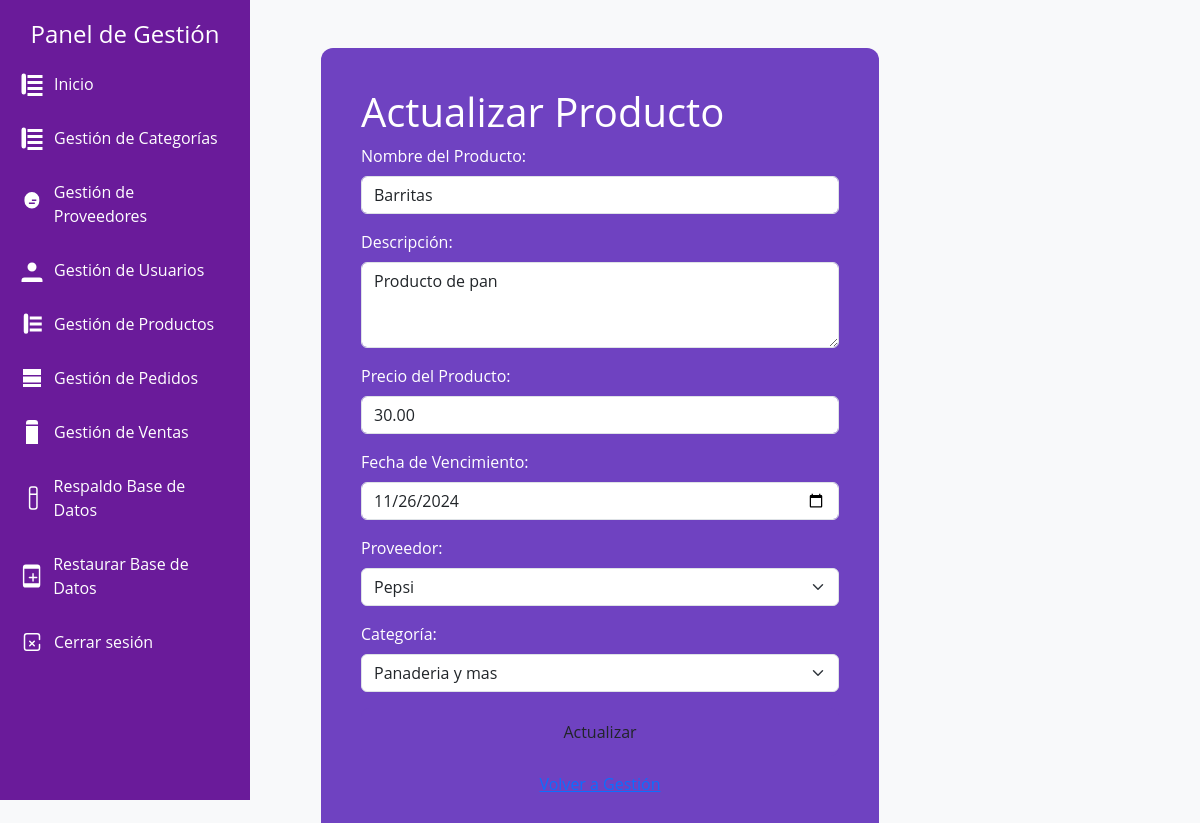
The app's page /actualizarproducto.php?id=1 with its own data.
### tables this page shows
CREATE TABLE `productos` (
  `id` int(11) NOT NULL,
  `producto` varchar(255) NOT NULL,
  `descripcion` text NOT NULL,
  `precio` decimal(10,2) NOT NULL,
  `fecha_vencimiento` date NOT NULL,
  `proveedor` int(11) NOT NULL,
  `categoria_id` int(11) NOT NULL,
  `imagen` varchar(255) DEFAULT NULL,
  `total_vendido` int(11) DEFAULT 0
);

### actualizarproducto.php (the view, shortened to what this page needs)
<?php
include 'admin_layout.php';
$id = $_GET['id'] ?? null;
$query_producto = "SELECT * FROM productos WHERE id = ?";
$stmt = $conn->prepare($query_producto);
$stmt->bind_param('i', $id);
$stmt->execute();
$result = $stmt->get_result();
if ($result->num_rows > 0) {
    $producto_data = $result->fetch_assoc();
    $producto = $producto_data['producto'] ?? '';
    $descripcion = $producto_data['descripcion'] ?? '';
    $precio = $producto_data['precio'] ?? '';
    $fecha_vencimiento = $producto_data['fecha_vencimiento'] ?? '';
    $proveedor = $producto_data['proveedor'] ?? '';
    $categoria_id = $producto_data['categoria_id'] ?? '';
} else {
    echo "Error: Producto no encontrado.";
    exit;
}
?>
<!DOCTYPE html>
<html lang="es">
<head>
    <link rel="stylesheet" href="https://cdn.jsdelivr.net/npm/bootstrap@5.3.0-alpha1/dist/css/bootstrap.min.css">
</head>
<body>
    <div class="container mt-5">
        <div class="formulario mx-auto col-lg-6 col-md-8 col-sm-10">
            <h1>Actualizar Producto</h1>
            <form action="actualizarproducto.php?id=<?php echo htmlspecialchars($id); ?>" method="POST">
                <div class="mb-3">
                    <label for="producto" class="form-label">Nombre del Producto:</label>
                    <input type="text" name="producto" id="producto" value="<?php echo htmlspecialchars($producto); ?>" class="form-control" required>
                </div>
                <div class="mb-3">
                    <label for="descripcion" class="form-label">Descripción:</label>
                    <textarea name="descripcion" id="descripcion" rows="3" class="form-control" required><?php echo htmlspecialchars($descripcion); ?></textarea>
                </div>
                <div class="mb-3">
                    <label for="precio" class="form-label">Precio del Producto:</label>
                    <input type="number" step="0.01" name="precio" id="precio" value="<?php echo htmlspecialchars($precio); ?>" class="form-control" required>
                </div>
                <div class="mb-3">
                    <label for="fecha_vencimiento" class="form-label">Fecha de Vencimiento:</label>
                    <input type="date" name="fecha_vencimiento" id="fecha_vencimiento" value="<?php echo htmlspecialchars($fecha_vencimiento); ?>" class="form-control">
                </div>
                <div class="mb-3">
                    <label for="proveedor" class="form-label">Proveedor:</label>
                    <select id="proveedor" name="proveedor" class="form-select" required>
                        <?php
                        $query_proveedores = "SELECT id, nombre FROM proveedores";
                        $result_proveedores = mysqli_query($conn, $query_proveedores);
                        while ($row_proveedor = mysqli_fetch_assoc($result_proveedores)) {
                            $selected = ($proveedor == $row_proveedor['id']) ? 'selected' : '';
                            echo "<option value='" . htmlspecialchars($row_proveedor['id']) . "' $selected>" . htmlspecialchars($row_proveedor['nombre']) . "</option>";
                        }
                        ?>
                    </select>
                </div>
                <div class="mb-3">
                    <label for="categoria" class="form-label">Categoría:</label>
                    <select id="categoria" name="categoria_id" class="form-select" required>
                        <?php
                        $query_categorias = "SELECT id, nombre FROM categorias";
                        $result_categorias = mysqli_query($conn, $query_categorias);
                        while ($row_categoria = mysqli_fetch_assoc($result_categorias)) {
                            $selected = ($categoria_id == $row_categoria['id']) ? 'selected' : '';
                            echo "<option value='" . htmlspecialchars($row_categoria['id']) . "' $selected>" . htmlspecialchars($row_categoria['nombre']) . "</option>";
                        }
                        ?>
                    </select>
                </div>
                <button type="submit" name="actualizarproducto" class="btn btn-purple w-100">Actualizar</button>
                <div class="text-center mt-3">
                    <a href="gestionproductos.php">Volver a Gestión</a>
                </div>
            </form>
        </div>
    </div>
</body>
</html>

### admin_layout.php (style rules this page uses)
body { background-color: #f8f9fa; }

### actualizarproducto.php (style rules this page uses)
body { background-color: #f8f9fa; font-family: 'Open Sans', sans-serif; }
.formulario { background-color: #6f42c1; padding: 40px; border-radius: 12px; color: white; }
.btn-purple { background-color: #6f42c1; border: none; padding: 12px; border-radius: 8px; }

### records on screen
productos: producto "Barritas", descripcion "Producto de pan", precio "30.00", fecha_vencimiento "11/26/2024"

### other values on screen
form field proveedor "Pepsi"
form field categoria_id "Panaderia y mas"
